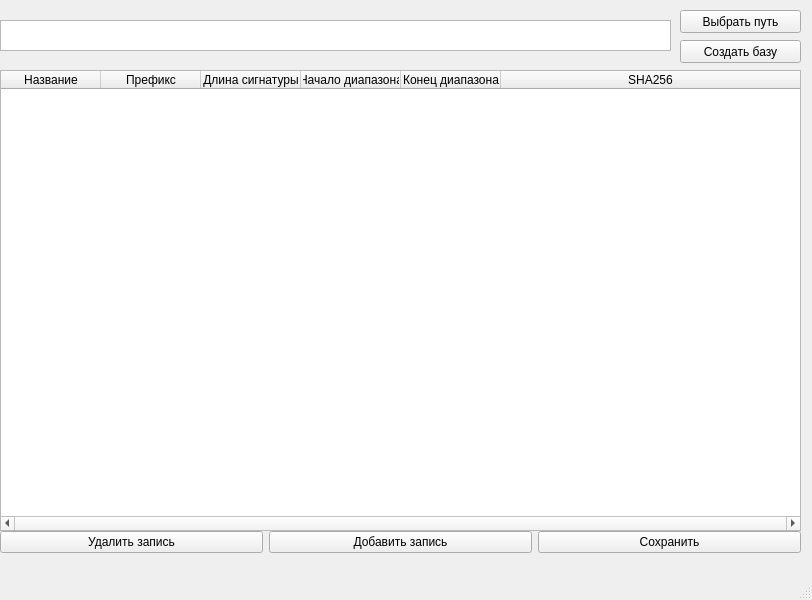
<?xml version="1.0" encoding="UTF-8"?>
<ui version="4.0">
 <class>MainWindow</class>
 <widget class="QMainWindow" name="MainWindow">
  <property name="geometry">
   <rect>
    <x>0</x>
    <y>0</y>
    <width>812</width>
    <height>600</height>
   </rect>
  </property>
  <property name="windowTitle">
   <string>Редактор баз</string>
  </property>
  <widget class="QWidget" name="centralwidget">
   <widget class="QTableWidget" name="tableWidget">
    <property name="geometry">
     <rect>
      <x>0</x>
      <y>70</y>
      <width>801</width>
      <height>461</height>
     </rect>
    </property>
    <property name="horizontalScrollBarPolicy">
     <enum>Qt::ScrollBarAlwaysOn</enum>
    </property>
    <attribute name="horizontalHeaderStretchLastSection">
     <bool>true</bool>
    </attribute>
    <column>
     <property name="text">
      <string>Название</string>
     </property>
    </column>
    <column>
     <property name="text">
      <string>Префикс</string>
     </property>
    </column>
    <column>
     <property name="text">
      <string>Длина сигнатуры</string>
     </property>
    </column>
    <column>
     <property name="text">
      <string>Начало диапазона</string>
     </property>
    </column>
    <column>
     <property name="text">
      <string>Конец диапазона</string>
     </property>
    </column>
    <column>
     <property name="text">
      <string>SHA256</string>
     </property>
    </column>
   </widget>
   <widget class="QTextEdit" name="textEdit">
    <property name="geometry">
     <rect>
      <x>0</x>
      <y>20</y>
      <width>671</width>
      <height>31</height>
     </rect>
    </property>
   </widget>
   <widget class="QPushButton" name="pathButton">
    <property name="geometry">
     <rect>
      <x>680</x>
      <y>10</y>
      <width>121</width>
      <height>23</height>
     </rect>
    </property>
    <property name="text">
     <string>Выбрать путь</string>
    </property>
   </widget>
   <widget class="QPushButton" name="bCreate">
    <property name="geometry">
     <rect>
      <x>680</x>
      <y>40</y>
      <width>121</width>
      <height>23</height>
     </rect>
    </property>
    <property name="text">
     <string>Создать базу</string>
    </property>
   </widget>
   <widget class="QWidget" name="">
    <property name="geometry">
     <rect>
      <x>0</x>
      <y>530</y>
      <width>801</width>
      <height>25</height>
     </rect>
    </property>
    <layout class="QHBoxLayout" name="horizontalLayout">
     <item>
      <widget class="QPushButton" name="rButton">
       <property name="sizePolicy">
        <sizepolicy hsizetype="Preferred" vsizetype="Fixed">
         <horstretch>0</horstretch>
         <verstretch>0</verstretch>
        </sizepolicy>
       </property>
       <property name="text">
        <string>Удалить запись</string>
       </property>
      </widget>
     </item>
     <item>
      <widget class="QPushButton" name="addRow">
       <property name="sizePolicy">
        <sizepolicy hsizetype="Preferred" vsizetype="Fixed">
         <horstretch>0</horstretch>
         <verstretch>0</verstretch>
        </sizepolicy>
       </property>
       <property name="text">
        <string>Добавить запись</string>
       </property>
      </widget>
     </item>
     <item>
      <widget class="QPushButton" name="saveButton">
       <property name="text">
        <string>Сохранить</string>
       </property>
      </widget>
     </item>
    </layout>
   </widget>
  </widget>
  <widget class="QMenuBar" name="menubar">
   <property name="geometry">
    <rect>
     <x>0</x>
     <y>0</y>
     <width>812</width>
     <height>21</height>
    </rect>
   </property>
  </widget>
  <widget class="QStatusBar" name="statusbar"/>
 </widget>
 <resources/>
 <connections/>
</ui>
